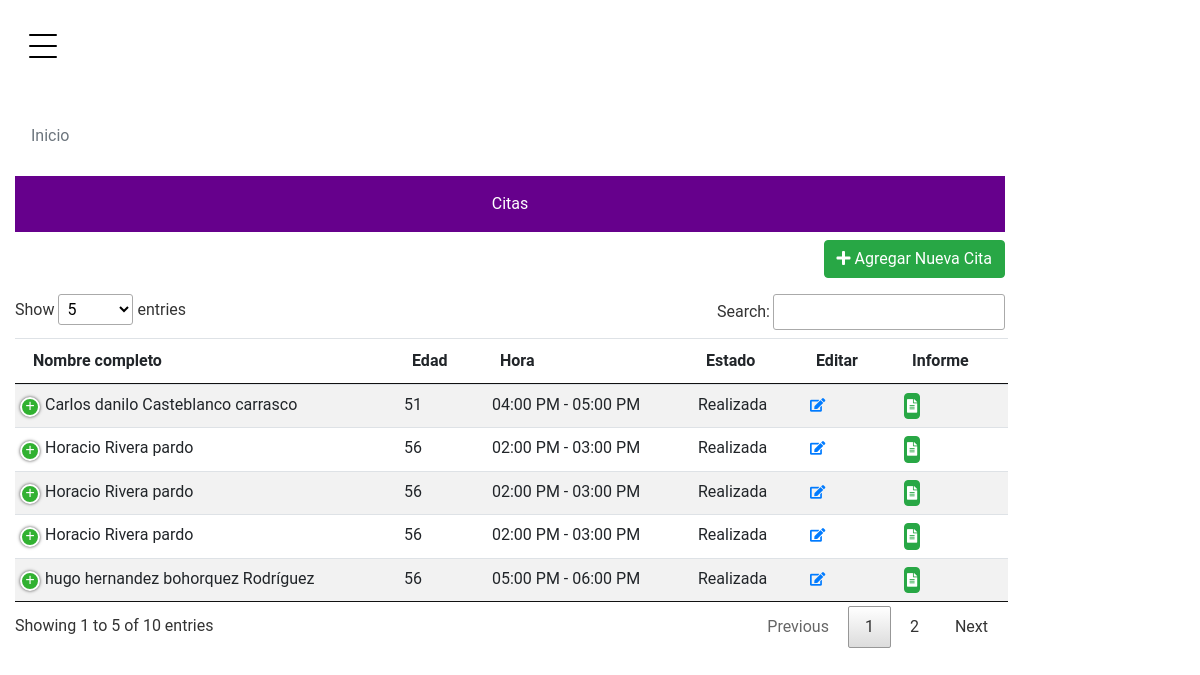
Page /Admin/inicioAdmin.php (signed in) on the committed database.
### tables this page shows
CREATE TABLE `citas` (
  `id_cita` int(11) NOT NULL,
  `id_paciente` int(11) NOT NULL,
  `id_doctor` int(11) NOT NULL,
  `fecha_cita` date NOT NULL,
  `hora_cita` varchar(20) DEFAULT NULL,
  `id_consultas` int(11) NOT NULL,
  `estado` varchar(11) NOT NULL
);

CREATE TABLE `pacientes` (
  `id_paciente` int(11) NOT NULL,
  `nombre` varchar(255) NOT NULL,
  `apellido` varchar(255) NOT NULL,
  `telefono` varchar(50) NOT NULL,
  `sexo` varchar(60) NOT NULL,
  `fecha_nacimiento` date NOT NULL,
  `correo_electronico` varchar(255) NOT NULL,
  `clave` varchar(255) NOT NULL,
  `foto_perfil` varchar(255) DEFAULT NULL,
  `tipo_imagen` varchar(20) DEFAULT 'perfil',
  `eps` varchar(255) DEFAULT NULL,
  `ocupacion` varchar(255) DEFAULT NULL,
  `estado_civil` varchar(50) DEFAULT NULL,
  `cedula` varchar(50) DEFAULT NULL,
  `emergencia_nombre` varchar(255) DEFAULT NULL,
  `emergencia_telefono` varchar(50) DEFAULT NULL,
  `menor_acompanante` varchar(255) DEFAULT NULL,
  `menor_parentesco` varchar(50) DEFAULT NULL,
  `menor_telefono` varchar(50) DEFAULT NULL,
  `tipo_sangre` varchar(10) DEFAULT NULL,
  `alertas_medicas` text DEFAULT NULL,
  `lugar_direccion_residencia` varchar(255) DEFAULT NULL,
  `numero_documento` varchar(20) DEFAULT NULL,
  `historia_cardiovasculares` enum('Sí','No') DEFAULT 'No',
  `historia_hemorragicas` enum('Sí','No') DEFAULT 'No',
  `historia_dermatologicas` enum('Sí','No') DEFAULT 'No',
  `historia_mentales` enum('Sí','No') DEFAULT 'No',
  `historia_diabetes` enum('Sí','No') DEFAULT 'No',
  `historia_cancer` enum('Sí','No') DEFAULT 'No',
  `historia_artritis` enum('Sí','No') DEFAULT 'No',
  `historia_alergias` enum('Sí','No') DEFAULT 'No',
  `historia_cirugias` enum('Sí','No') DEFAULT 'No',
  `historia_otros` text DEFAULT NULL
);

### php/consultas.php (called while the page is built, shortened)
<?php
function MostrarCitas($link, $id)
{
    $query = "
        SELECT
            c.id_cita, p.id_paciente, p.nombre, p.apellido, d.nombreD,
            p.fecha_nacimiento, c.fecha_cita, c.hora_cita, con.tipo, c.estado,
            YEAR(CURDATE()) - YEAR(p.fecha_nacimiento) AS años, pd.descripcion
        FROM citas AS c
        LEFT JOIN pacientes AS p ON p.id_paciente = c.id_paciente
        LEFT JOIN doctor AS d ON d.id_doctor = c.id_doctor
        LEFT JOIN consultas AS con ON con.id_consultas = c.id_consultas
        LEFT JOIN paciente_diagnostico AS pd ON pd.id_cita = c.id_cita
        WHERE d.id_doctor = ?";
    $stmt = mysqli_prepare($link, $query);
    mysqli_stmt_bind_param($stmt, "i", $id);
    mysqli_stmt_execute($stmt);
    $result = mysqli_stmt_get_result($stmt);
    return $result;
}
?>

### Admin/inicioAdmin.php (the view, shortened to what this page needs)
<?php
include_once('../php/conexionDB.php');
include_once('../php/consultas.php');
$vUsuario = $_SESSION['id_doctor'];
$resultadoCitas = MostrarCitas($link, $vUsuario);
?>
<!DOCTYPE html>
<html lang="es">
<head>
    <link rel="stylesheet" href="../src/css/lib/bootstrap/css/bootstrap.min.css">
    <link rel="stylesheet" href="../src/css/admin.css?v=3.8">
    <link rel="stylesheet" href="../src/css/custom_styles.css">
    <link rel="stylesheet" href="../src/css/lib/fontawesome/css/all.css">
    <link rel="stylesheet" href="../src/js/lib/datatable/css/jquery.dataTables.min.css">
    <link rel="stylesheet" href="../src/js/lib/datatable/css/responsive.dataTables.min.css">
</head>
<body>
    <aside class="sidebar">
        <div class="toggle">
            <a href="#" class="burger js-menu-toggle" data-toggle="collapse" data-target="#main-navbar">
                <span></span>
            </a>
        </div>
    </aside>
    <main class="bg bg-white">
        <div class="site-section">
            <div class="container">
                <div class="row justify-content-center">
                    <div class="col-md-12">
                        <div class="content-box-large">
                            <ol class="breadcrumb bg-white">
                                <li class="breadcrumb-item active">Inicio</li>
                            </ol>
                            <div class="panel-body">
                                <div class="row">
                                    <div class="col-md-12 text-info">
                                        <div class="p-3 mb-2 bg-primary text-white text-center">Citas</div>
                                        <div class="mb-3 text-right">
                                            <a href="agregar_cita.php" class="btn btn-success btn-add-appointment">
                                                <i class="fas fa-plus"></i> Agregar Nueva Cita
                                            </a>
                                        </div>
                                        <table id="example" class="table table-striped nowrap responsive">
                                            <thead>
                                                <tr>
                                                    <th>Nombre completo</th>
                                                    <th>Edad</th>
                                                    <th>Hora</th>
                                                    <th>Estado</th>
                                                    <th>Editar</th>
                                                    <th>Informe</th>
                                                </tr>
                                            </thead>
                                            <tbody>
                                                <?php while ($row = mysqli_fetch_array($resultadoCitas, MYSQLI_ASSOC)) { ?>
                                                    <tr>
                                                        <td><?php echo $row['nombre'] . ' ' . $row['apellido']; ?></td>
                                                        <td><?php echo $row['años']; ?></td>
                                                        <td><?php echo $row['hora_cita']; ?></td>
                                                        <td><?php echo $row['estado'] == 'A' ? "Realizada" : "Pendiente"; ?></td>
                                                        <td>
                                                            <div class="action-buttons">
                                                                <a class="button is-info" data-toggle="tooltip" data-placement="top" title="Editar" href="./realizar_consulta.php?accion=UDT&id=<?php echo $row['id_cita']; ?>">
                                                                    <i class="fas fa-edit"></i>
                                                                </a>
                                                            </div>
                                                        </td>
                                                        <td>
                                                            <div class="action-buttons">
                                                                <a class="btn btn-success" data-toggle="tooltip" data-placement="top" title="Ver Informe" href="./informe.php?id=<?php echo $row['id_paciente']; ?>">
                                                                    <i class="fas fa-file-alt"></i>
                                                                </a>
                                                            </div>
                                                        </td>
                                                    </tr>
                                                <?php } ?>
                                            </tbody>
                                        </table>
                                    </div>
                                </div>
                            </div>
                        </div>
                    </div>
                </div>
            </div>
        </div>
    </main>
</body>
</html>

### src/css/admin.css (style rules this page uses)
body { display: flex; font-family: "Roboto", -apple-system, BlinkMacSystemFont, "Segoe UI", Roboto, "Helvetica Neue", Arial, "Noto Sans", sans-serif, "Apple Color Emoji", "Segoe UI Emoji", "Segoe UI Symbol", "Noto Color Emoji"; background-color: #ffffff; position: relative; margin: 0; }
body:before { position: absolute; content: ""; z-index: 1; top: 0; left: 0; right: 0; bottom: 0; background-color: rgba(0, 0, 0, 0.05); opacity: 0; visibility: hidden; -webkit-transition: 0.3s all ease-in-out; -o-transition: 0.3s all ease-in-out; transition: 0.3s all ease-in-out; }
a { -webkit-transition: 0.3s all ease; -o-transition: 0.3s all ease; transition: 0.3s all ease; }
a, a:hover { text-decoration: none !important; }
.site-section { padding: 7rem 0; }
aside, main { height: auto; min-height: 100vh; color: rgb(0, 0, 0); }
aside { width: 300px; left: 0; z-index: 1001; position: fixed; -webkit-transform: translateX(-100%); -ms-transform: translateX(-100%); transform: translateX(-100%); background-color: #fff; -webkit-transition: 1s -webkit-transform cubic-bezier(0.23, 1, 0.32, 1); transition: 1s -webkit-transform cubic-bezier(0.23, 1, 0.32, 1); -o-transition: 1s transform cubic-bezier(0.23, 1, 0.32, 1); transition: 1s transform cubic-bezier(0.23, 1, 0.32, 1); transition: 1s transform cubic-bezier(0.23, 1, 0.32, 1), 1s -webkit-transform cubic-bezier(0.23, 1, 0.32, 1); }
aside .toggle { padding-left: 30px; padding-top: 30px; position: absolute; right: 0; -webkit-transform: translateX(100%); -ms-transform: translateX(100%); transform: translateX(100%); }
main { width: 100%; -webkit-transition: 1s -webkit-transform cubic-bezier(0.23, 1, 0.32, 1); transition: 1s -webkit-transform cubic-bezier(0.23, 1, 0.32, 1); -o-transition: 1s transform cubic-bezier(0.23, 1, 0.32, 1); transition: 1s transform cubic-bezier(0.23, 1, 0.32, 1); transition: 1s transform cubic-bezier(0.23, 1, 0.32, 1), 1s -webkit-transform cubic-bezier(0.23, 1, 0.32, 1); }
main .container { max-width: 85%; margin-left: 0; padding-left: 15px; padding-right: 15px; }
.burger { width: 28px; height: 32px; cursor: pointer; position: relative; z-index: 99; float: right; }
.burger:before, .burger span, .burger:after { width: 100%; height: 2px; display: block; background: #000; border-radius: 2px; position: absolute; opacity: 1; }
.burger:before, .burger:after { -webkit-transition: top 0.35s cubic-bezier(0.23, 1, 0.32, 1), opacity 0.35s cubic-bezier(0.23, 1, 0.32, 1), background-color 1.15s cubic-bezier(0.86, 0, 0.07, 1), -webkit-transform 0.35s cubic-bezier(0.23, 1, 0.32, 1); transition: top 0.35s cubic-bezier(0.23, 1, 0.32, 1), opacity 0.35s cubic-bezier(0.23, 1, 0.32, 1), background-color 1.15s cubic-bezier(0.86, 0, 0.07, 1), -webkit-transform 0.35s cubic-bezier(0.23, 1, 0.32, 1); -o-transition: top 0.35s cubic-bezier(0.23, 1, 0.32, 1), transform 0.35s cubic-bezier(0.23, 1, 0.32, 1), opacity 0.35s cubic-bezier(0.23, 1, 0.32, 1), background-color 1.15s cubic-bezier(0.86, 0, 0.07, 1); transition: top 0.35s cubic-bezier(0.23, 1, 0.32, 1), transform 0.35s cubic-bezier(0.23, 1, 0.32, 1), opacity 0.35s cubic-bezier(0.23, 1, 0.32, 1), background-color 1.15s cubic-bezier(0.86, 0, 0.07, 1); transition: top 0.35s cubic-bezier(0.23, 1, 0.32, 1), transform 0.35s cubic-bezier(0.23, 1, 0.32, 1), opacity 0.35s cubic-bezier(0.23, 1, 0.32, 1), background-color 1.15s cubic-bezier(0.86, 0, 0.07, 1), -webkit-transform 0.35s cubic-bezier(0.23, 1, 0.32, 1); -webkit-transition: top 0.35s cubic-bezier(0.23, 1, 0.32, 1), -webkit-transform 0.35s cubic-bezier(0.23, 1, 0.32, 1), opacity 0.35s cubic-bezier(0.23, 1, 0.32, 1), background-color 1.15s cubic-bezier(0.86, 0, 0.07, 1); content: ""; }
.burger:before { top: 4px; }
.burger span { top: 15px; }
.burger:after { top: 26px; }
.bg-primary { background-color: #66008c !important; }
.bg-primary.text-white { color: #ffffff !important; }

### src/css/custom_styles.css (style rules this page uses)
:root { --primary-purple: #6a1b9a; --secondary-purple: #9F7AEA; --light-gray: #F8F9FA; --dark-gray: #333333; }
.sidebar { background-color: #FFFFFF; border-right: 1px solid #E9ECEF; }

### Admin/inicioAdmin.php (style rules this page uses)
.action-buttons { display: flex; gap: 3px; white-space: nowrap; }
.action-buttons a, .action-buttons button { font-size: 0.85rem; padding: 2px; }

### rows in the picture
citas: id_paciente.nombre "Horacio", id_paciente.apellido "Rivera pardo", años "56", hora_cita "02:00 PM - 03:00 PM", estado "Realizada"
citas: id_paciente.nombre "Horacio", id_paciente.apellido "Rivera pardo", años "56", hora_cita "02:00 PM - 03:00 PM", estado "Realizada"
citas: id_paciente.nombre "Horacio", id_paciente.apellido "Rivera pardo", años "56", hora_cita "02:00 PM - 03:00 PM", estado "Realizada"
citas: id_paciente.nombre "hugo hernandez", id_paciente.apellido "bohorquez Rodríguez", años "56", hora_cita "05:00 PM - 06:00 PM", estado "Realizada"
citas: id_paciente.nombre "Carlos danilo", id_paciente.apellido "Casteblanco carrasco", años "51", hora_cita "04:00 PM - 05:00 PM", estado "Realizada"
